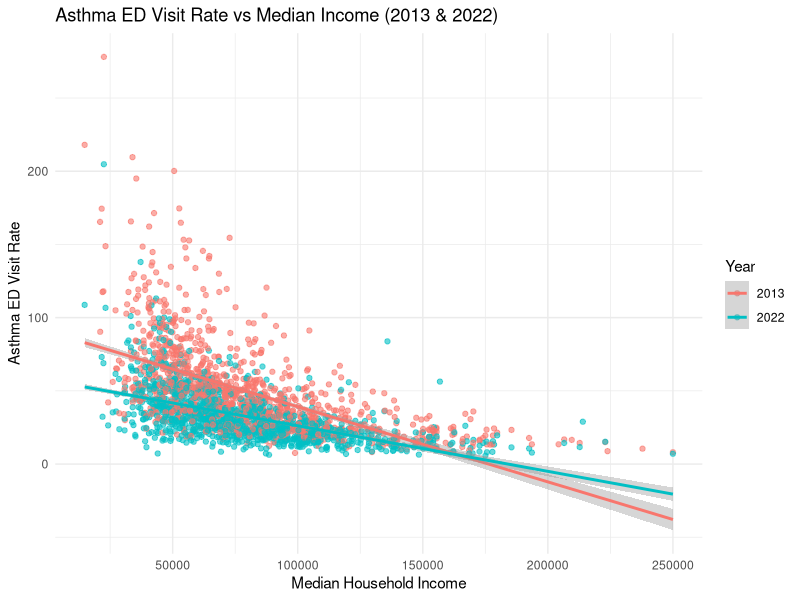

The R script that drew this image:
## ---- chunk 1
knitr::opts_chunk$set(echo = TRUE)
library(ggplot2)
library(magrittr)
library(dplyr)  
## ---- chunk 2
getwd()
EV_data <- read.csv("./Data/data_ZEV_asthmaED_2013_2022.csv")
## ---- chunk 3
#Median income 2013

EV_data_2013 <- EV_data %>%
  filter(yr == 2013)

model_2013 <- lm(Age_Adjusted_Rate_of_Asthma_ED_Visit_Rate ~ HHincomeMedian, data = EV_data_2013)
summary(model_2013)
## ---- chunk 4
#Median income 2022
EV_data_2022 <- EV_data %>%
  filter(yr == 2022)

model_2022 <- lm(Age_Adjusted_Rate_of_Asthma_ED_Visit_Rate ~ HHincomeMedian, data = EV_data_2022)
summary(model_2022)

## ---- chunk 5
EV_subset <- EV_data %>%
  filter(yr %in% c(2013, 2022))

ggplot(EV_subset, aes(x = HHincomeMedian,
                      y = Age_Adjusted_Rate_of_Asthma_ED_Visit_Rate,
                      color = factor(yr))) +
  geom_point(alpha = 0.6) +
  geom_smooth(method = "glm", se = TRUE) +
  labs(title = "Asthma ED Visit Rate vs Median Income (2013 & 2022)",
       x = "Median Household Income",
       y = "Asthma ED Visit Rate",
       color = "Year") +
  theme_minimal()
